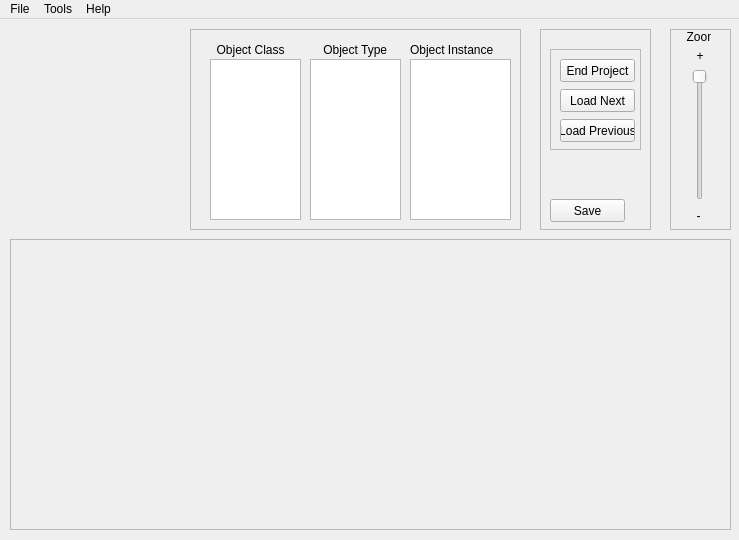
<?xml version="1.0" encoding="UTF-8"?>
<ui version="4.0">
 <class>MainWindow</class>
 <widget class="QMainWindow" name="MainWindow">
  <property name="geometry">
   <rect>
    <x>0</x>
    <y>0</y>
    <width>739</width>
    <height>540</height>
   </rect>
  </property>
  <property name="windowTitle">
   <string>MainWindow</string>
  </property>
  <widget class="QWidget" name="centralWidget">
   <widget class="QFrame" name="InputFrame">
    <property name="geometry">
     <rect>
      <x>190</x>
      <y>10</y>
      <width>331</width>
      <height>201</height>
     </rect>
    </property>
    <property name="frameShape">
     <enum>QFrame::StyledPanel</enum>
    </property>
    <property name="frameShadow">
     <enum>QFrame::Raised</enum>
    </property>
    <widget class="QLabel" name="Object">
     <property name="geometry">
      <rect>
       <x>20</x>
       <y>10</y>
       <width>81</width>
       <height>21</height>
      </rect>
     </property>
     <property name="text">
      <string>  Object Class</string>
     </property>
    </widget>
    <widget class="QLabel" name="Instance">
     <property name="geometry">
      <rect>
       <x>130</x>
       <y>10</y>
       <width>91</width>
       <height>21</height>
      </rect>
     </property>
     <property name="text">
      <string> Object Type</string>
     </property>
    </widget>
    <widget class="QLabel" name="Number">
     <property name="geometry">
      <rect>
       <x>220</x>
       <y>10</y>
       <width>101</width>
       <height>21</height>
      </rect>
     </property>
     <property name="text">
      <string>Object Instance </string>
     </property>
    </widget>
    <widget class="QListWidget" name="ObjectListView">
     <property name="geometry">
      <rect>
       <x>20</x>
       <y>30</y>
       <width>91</width>
       <height>161</height>
      </rect>
     </property>
    </widget>
    <widget class="QListWidget" name="InstanceListView">
     <property name="geometry">
      <rect>
       <x>120</x>
       <y>30</y>
       <width>91</width>
       <height>161</height>
      </rect>
     </property>
    </widget>
    <widget class="QListWidget" name="NumberListView">
     <property name="geometry">
      <rect>
       <x>220</x>
       <y>30</y>
       <width>101</width>
       <height>161</height>
      </rect>
     </property>
    </widget>
   </widget>
   <widget class="QFrame" name="SaveFrame">
    <property name="geometry">
     <rect>
      <x>540</x>
      <y>10</y>
      <width>111</width>
      <height>201</height>
     </rect>
    </property>
    <property name="frameShape">
     <enum>QFrame::StyledPanel</enum>
    </property>
    <property name="frameShadow">
     <enum>QFrame::Raised</enum>
    </property>
    <widget class="QFrame" name="NavigateFrame">
     <property name="geometry">
      <rect>
       <x>10</x>
       <y>20</y>
       <width>91</width>
       <height>101</height>
      </rect>
     </property>
     <property name="frameShape">
      <enum>QFrame::StyledPanel</enum>
     </property>
     <property name="frameShadow">
      <enum>QFrame::Raised</enum>
     </property>
     <widget class="QPushButton" name="LoadNext">
      <property name="geometry">
       <rect>
        <x>10</x>
        <y>40</y>
        <width>75</width>
        <height>23</height>
       </rect>
      </property>
      <property name="text">
       <string>Load Next</string>
      </property>
     </widget>
     <widget class="QPushButton" name="LoadPrevious">
      <property name="geometry">
       <rect>
        <x>10</x>
        <y>70</y>
        <width>75</width>
        <height>23</height>
       </rect>
      </property>
      <property name="text">
       <string>Load Previous</string>
      </property>
     </widget>
     <widget class="QPushButton" name="EndProject">
      <property name="geometry">
       <rect>
        <x>10</x>
        <y>10</y>
        <width>75</width>
        <height>23</height>
       </rect>
      </property>
      <property name="text">
       <string>End Project</string>
      </property>
     </widget>
    </widget>
    <widget class="QPushButton" name="Save">
     <property name="enabled">
      <bool>true</bool>
     </property>
     <property name="geometry">
      <rect>
       <x>10</x>
       <y>170</y>
       <width>75</width>
       <height>23</height>
      </rect>
     </property>
     <property name="text">
      <string>Save</string>
     </property>
    </widget>
   </widget>
   <widget class="QFrame" name="ResizeFrame">
    <property name="geometry">
     <rect>
      <x>670</x>
      <y>10</y>
      <width>61</width>
      <height>201</height>
     </rect>
    </property>
    <property name="frameShape">
     <enum>QFrame::StyledPanel</enum>
    </property>
    <property name="frameShadow">
     <enum>QFrame::Raised</enum>
    </property>
    <widget class="QSlider" name="ResizeSlider">
     <property name="geometry">
      <rect>
       <x>20</x>
       <y>40</y>
       <width>20</width>
       <height>131</height>
      </rect>
     </property>
     <property name="orientation">
      <enum>Qt::Vertical</enum>
     </property>
     <property name="invertedAppearance">
      <bool>true</bool>
     </property>
     <property name="invertedControls">
      <bool>true</bool>
     </property>
    </widget>
    <widget class="QLabel" name="Zoom">
     <property name="geometry">
      <rect>
       <x>10</x>
       <y>0</y>
       <width>31</width>
       <height>16</height>
      </rect>
     </property>
     <property name="text">
      <string>  Zoom</string>
     </property>
    </widget>
    <widget class="QLabel" name="Minus">
     <property name="geometry">
      <rect>
       <x>10</x>
       <y>20</y>
       <width>46</width>
       <height>13</height>
      </rect>
     </property>
     <property name="text">
      <string>     +</string>
     </property>
    </widget>
    <widget class="QLabel" name="Plus">
     <property name="geometry">
      <rect>
       <x>10</x>
       <y>180</y>
       <width>46</width>
       <height>13</height>
      </rect>
     </property>
     <property name="text">
      <string>     -</string>
     </property>
    </widget>
   </widget>
   <widget class="QScrollArea" name="scrollArea">
    <property name="geometry">
     <rect>
      <x>10</x>
      <y>220</y>
      <width>721</width>
      <height>291</height>
     </rect>
    </property>
    <property name="verticalScrollBarPolicy">
     <enum>Qt::ScrollBarAsNeeded</enum>
    </property>
    <property name="horizontalScrollBarPolicy">
     <enum>Qt::ScrollBarAsNeeded</enum>
    </property>
    <property name="widgetResizable">
     <bool>false</bool>
    </property>
    <widget class="QWidget" name="scrollContents">
     <property name="geometry">
      <rect>
       <x>0</x>
       <y>0</y>
       <width>649</width>
       <height>289</height>
      </rect>
     </property>
    </widget>
   </widget>
   <widget class="Shape_Select_Frame" name="_Shape_Select_Frame">
    <property name="geometry">
     <rect>
      <x>10</x>
      <y>10</y>
      <width>161</width>
      <height>201</height>
     </rect>
    </property>
   </widget>
  </widget>
  <widget class="QMenuBar" name="menuBar">
   <property name="geometry">
    <rect>
     <x>0</x>
     <y>0</y>
     <width>739</width>
     <height>22</height>
    </rect>
   </property>
   <widget class="QMenu" name="menuFile">
    <property name="title">
     <string>File</string>
    </property>
    <addaction name="actionAnnotate_Single_Image"/>
    <addaction name="actionAnnotate_Multiple_Image"/>
    <addaction name="separator"/>
    <addaction name="actionLoad_annotations"/>
    <addaction name="separator"/>
    <addaction name="actionQuit"/>
   </widget>
   <widget class="QMenu" name="menuHelp">
    <property name="title">
     <string>Help</string>
    </property>
    <addaction name="actionInstructions"/>
   </widget>
   <widget class="QMenu" name="menuTools">
    <property name="title">
     <string>Tools</string>
    </property>
    <addaction name="actionOptions"/>
    <addaction name="actionCreate_List"/>
   </widget>
   <addaction name="menuFile"/>
   <addaction name="menuTools"/>
   <addaction name="menuHelp"/>
  </widget>
  <action name="actionAnnotate_Single_Image">
   <property name="text">
    <string>Annotate Single Image          Ctrl+N</string>
   </property>
  </action>
  <action name="actionAnnotate_Multiple_Image">
   <property name="text">
    <string>Annotate Multiple Images    Ctrl+M</string>
   </property>
  </action>
  <action name="actionLoad_annotations">
   <property name="text">
    <string>Load annotations                   Ctrl+L</string>
   </property>
  </action>
  <action name="actionQuit">
   <property name="text">
    <string>Quit                                          Ctrl+Q</string>
   </property>
  </action>
  <action name="actionInstructions">
   <property name="text">
    <string>Instructions         Ctrl+I</string>
   </property>
  </action>
  <action name="actionOptions">
   <property name="text">
    <string>Options             Ctrl+O</string>
   </property>
  </action>
  <action name="actionCreate_List">
   <property name="text">
    <string>Create List         Ctrl+X</string>
   </property>
  </action>
 </widget>
 <layoutdefault spacing="6" margin="11"/>
 <customwidgets>
  <customwidget>
   <class>Shape_Select_Frame</class>
   <extends>QFrame</extends>
   <header>shape-select-frame.h</header>
   <container>1</container>
  </customwidget>
 </customwidgets>
 <resources/>
 <connections/>
</ui>
